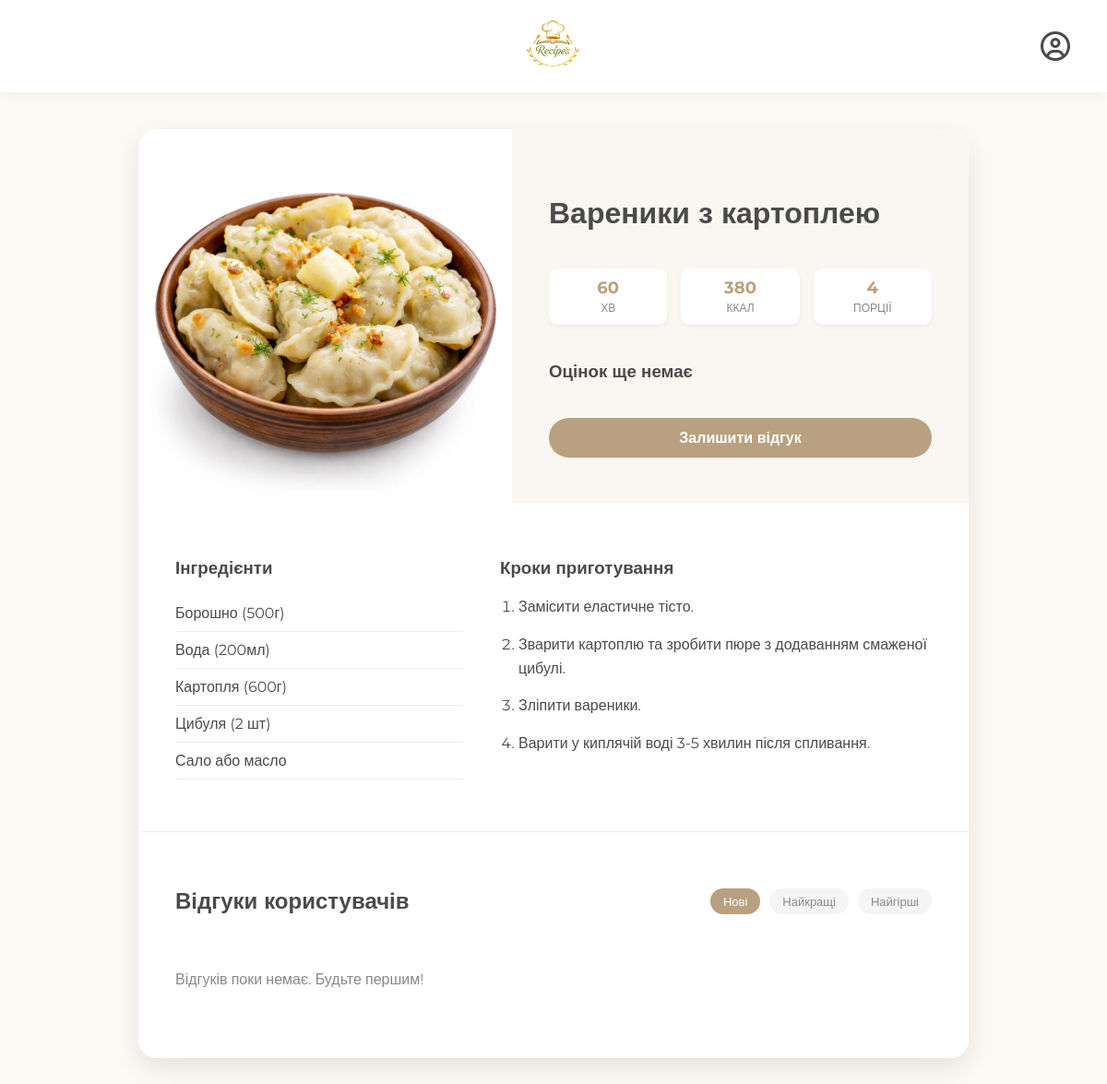
The page /recipe/4 on the database its author committed.
### models.py (models this page shows)
class Dish(Base):
    __tablename__ = "dishes"
    id = Column(Integer, primary_key=True, index=True)
    name = Column(String, index=True, nullable=False)
    image = Column(String, default="borsch.jpg")
    ingredients = Column(Text, nullable=False)
    steps = Column(Text, nullable=False)
    calories = Column(Integer, nullable=False)
    cooking_time = Column(Integer, nullable=False)
    servings = Column(Integer, default=4)
    rating = Column(Float, default=0.0)
    reviews = relationship("Review", back_populates="dish")

### routers/search_controler.py (the view)
@router.get("/recipe/{dish_id}")
async def recipe_page(
    request: Request,
    dish_id: int,
    sort: str = "newest",
    db: Session = Depends(get_db)
):
    user = get_current_user(request, db)
    dish = db.query(models.Dish).filter(models.Dish.id == dish_id).first()
    if not dish:
        return RedirectResponse(url="/", status_code=303)
    ingredients_list = [i.strip() for i in dish.ingredients.split('\n') if i.strip()]
    steps_list = [s.strip() for s in dish.steps.split('\n') if s.strip()]
    reviews_query = db.query(models.Review).filter(models.Review.dish_id == dish_id)
    if sort == "highest":
        reviews_query = reviews_query.order_by(models.Review.rating.desc())
    elif sort == "lowest":
        reviews_query = reviews_query.order_by(models.Review.rating.asc())
    else:
        reviews_query = reviews_query.order_by(models.Review.created_at.desc())
    reviews = reviews_query.all()
    return templates.TemplateResponse("recipe.html", {
        "request": request,
        "user": user,
        "dish": dish,
        "ingredients": ingredients_list,
        "steps": steps_list,
        "reviews": reviews,
        "current_sort": sort
    })

### templates/recipe.html (shortened to what this page needs)
{% extends "base.html" %}
{% block content %}
<div class="recipe-container">
    <div class="recipe-header">
        <img src="{{ url_for('static', path='images/' + dish.image) }}" alt="{{ dish.name }}" class="recipe-image">
        <div class="recipe-header-info">
            <h1>{{ dish.name }}</h1>
            <div class="recipe-stats">
                <div class="stat-item"><span class="stat-value">{{ dish.cooking_time }}</span><span class="stat-label">хв</span></div>
                <div class="stat-item"><span class="stat-value">{{ dish.calories }}</span><span class="stat-label">ккал</span></div>
                <div class="stat-item"><span class="stat-value">{{ dish.servings }}</span><span class="stat-label">порції</span></div>
            </div>
            <h3>
                {% if dish.rating > 0 %}
                    ⭐ {{ dish.rating }} / 10
                {% else %}
                    Оцінок ще немає
                {% endif %}
            </h3>
            <a href="/recipe/{{ dish.id }}/review" class="btn-review">Залишити відгук</a>
        </div>
    </div>
    <div class="recipe-body">
        <div>
            <h3>Інгредієнти</h3>
            <ul class="ingredients-list">
                {% for item in ingredients %}
                    {% if item.strip() %}<li>{{ item.strip() }}</li>{% endif %}
                {% endfor %}
            </ul>
        </div>
        <div>
            <h3>Кроки приготування</h3>
            <ol class="steps-list">
                {% for step in steps %}
                    {% if step.strip() %}<li>{{ step.strip() }}</li>{% endif %}
                {% endfor %}
            </ol>
        </div>
    </div>
    <div class="reviews-section">
        <div class="reviews-header">
            <h2>Відгуки користувачів</h2>
            <div class="sort-box">
                <a href="?sort=newest" class="sort-link {% if current_sort == 'newest' %}active{% endif %}">Нові</a>
                <a href="?sort=highest" class="sort-link {% if current_sort == 'highest' %}active{% endif %}">Найкращі</a>
                <a href="?sort=lowest" class="sort-link {% if current_sort == 'lowest' %}active{% endif %}">Найгірші</a>
            </div>
        </div>
        <div class="reviews-carousel">
            {% for review in reviews %}
                <div class="review-card">
                    <div class="review-header-wrapper">
                        <div class="review-user">
                            {% if review.author.avatar %}
                                <img src="{{ url_for('static', path=review.author.avatar) }}" class="rev-avatar">
                            {% else %}
                                <div class="rev-avatar-placeholder">👤</div>
                            {% endif %}
                            <div class="rev-info">
                                <span class="rev-name">{{ review.author.username }}</span>
                                <span class="rev-date">{{ review.created_at.strftime('%d.%m.%Y') }}</span>
                            </div>
                        </div>
                        {% if user and user.id == review.user_id %}
                        <form action="/review/delete/{{ review.id }}" method="post" onsubmit="return confirm('Видалити ваш відгук?');">
                            <button type="submit" class="delete-btn" title="Видалити">×</button>
                        </form>
                        {% endif %}
                    </div>
                    <div class="rev-rating">
                        {% for i in range(1, 11) %}
                            {% if i <= review.rating %}★{% else %}☆{% endif %}
                        {% endfor %}
                    </div>
                    {% if review.text %}
                        <p class="rev-text">{{ review.text }}</p>
                    {% else %}
                        <p class="rev-text" style="font-style: italic; color: #999;">Без текстового коментаря</p>
                    {% endif %}
                </div>
            {% else %}
                <p style="color: #888;">Відгуків поки немає. Будьте першим!</p>
            {% endfor %}
        </div>
    </div>
</div>
{% endblock %}

### static/css/styles.css (style rules this page uses)
:root { --bg-color: #FDFaf6; --primary-color: #D4A373; --primary-hover: #bc8a59; --text-main: #4A4A4A; --white: #FFFFFF; --border-radius-main: 16px; --border-radius-btn: 25px; --shadow-soft: 0 4px 15px rgba(0, 0, 0, 0.05); --shadow-hover: 0 8px 25px rgba(212, 163, 115, 0.2); --transition: all 0.3s ease-in-out; }
body { font-family: 'Montserrat', sans-serif; background-color: var(--bg-color); color: var(--text-main); margin: 0; padding: 0; }

### templates/recipe.html (style rules this page uses)
.recipe-container { max-width: 900px; margin: 40px auto; background: white; border-radius: 20px; overflow: hidden; box-shadow: 0 10px 30px rgba(0,0,0,0.1); }
.recipe-header { display: flex; flex-wrap: wrap; background: #faf7f2; }
.recipe-image { width: 45%; min-width: 300px; object-fit: cover; min-height: 400px; }
.recipe-header-info { padding: 40px; flex: 1; min-width: 300px; display: flex; flex-direction: column; justify-content: center; }
.recipe-stats { display: flex; gap: 15px; margin: 20px 0; }
.stat-item { background: white; padding: 10px; border-radius: 10px; text-align: center; flex: 1; box-shadow: 0 2px 5px rgba(0,0,0,0.05); }
.stat-value { display: block; font-weight: bold; color: #b8a080; font-size: 18px; }
.stat-label { font-size: 12px; color: #888; text-transform: uppercase; }
.recipe-body { padding: 40px; display: grid; grid-template-columns: 1fr 1.5fr; gap: 40px; }
.ingredients-list { list-style: none; padding: 0; }
.ingredients-list li { padding: 10px 0; border-bottom: 1px solid #eee; }
.steps-list { padding-left: 20px; }
.steps-list li { margin-bottom: 15px; line-height: 1.6; }
.btn-review { display: inline-block; background: #b8a080; color: white; padding: 12px 25px; border-radius: 25px; text-decoration: none; font-weight: bold; margin-top: 20px; text-align: center; transition: 0.3s; }
.reviews-section { padding: 40px; background: #fff; border-top: 1px solid #f0f0f0; }
.reviews-header { display: flex; justify-content: space-between; align-items: center; margin-bottom: 25px; }
.sort-box { display: flex; gap: 10px; }
.sort-link { font-size: 13px; text-decoration: none; color: #888; padding: 6px 14px; border-radius: 20px; background: #f5f5f5; transition: 0.3s; }
.sort-link.active { background: #b8a080; color: white; }
.reviews-carousel { display: flex; gap: 20px; overflow-x: auto; padding-bottom: 20px; scroll-snap-type: x mandatory; scrollbar-width: thin; }

### rows shown on the page
Dish: image (picture), name "Вареники з картоплею", cooking_time "60", calories "380", servings "4"

### other values the page prints
{{ item.strip() }} "Борошно (500г)" "Вода (200мл)" "Картопля (600г)" "Цибуля (2 шт)" "Сало або масло"
{{ step.strip() }} "Замісити еластичне тісто." "Зварити картоплю та зробити пюре з додаванням смаженої цибулі." "Зліпити вареники." "Варити у киплячій воді 3-5 хвилин після спливання."
